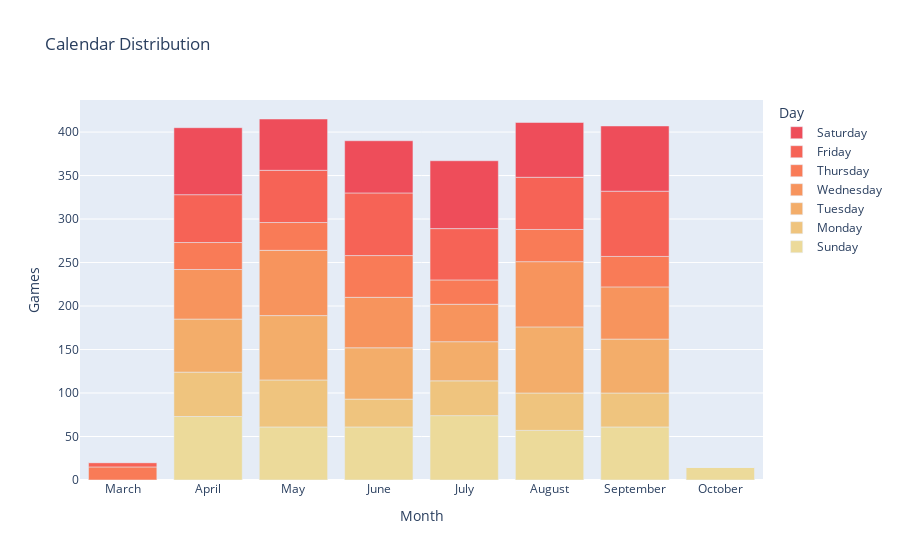

Notebook cell for this chart:
### Markdown cell above
<h5>Games per day and month</h5>

### Code cell
# Given that each game has 2 registers because each team scores are stores, count is duplicated
game_calendar = (season_up_to_date_DF[['game_date']].value_counts()//2).reset_index()
game_calendar['Month'] = game_calendar['game_date'].apply(lambda x: x.month_name())
game_calendar['Day'] = game_calendar['game_date'].apply(lambda x : x.day_name())
game_calendar.Month = pd.Categorical(game_calendar.Month, categories = ['March','April','May','June',
                                                                      'July','August','September','October'])
game_calendar.Day = pd.Categorical(game_calendar.Day, categories = ['Sunday','Monday','Tuesday','Wednesday',
                                                                  'Thursday','Friday','Saturday'])
game_calendar = game_calendar.groupby(['Month','Day'])['count'].sum().reset_index().sort_values(['Month','Day'])

fig_1 = px.bar(game_calendar, 
               x='Month', 
               y='count', 
               color='Day', 
               title='Calendar Distribution',
               labels={'count':'Games'},
               #text='count',
               color_discrete_sequence=px.colors.sequential.Oryel).update_layout(legend_traceorder="reversed")
pio.write_html(fig_1,path+'/../img_plots/fig_1.html')
fig_1.show()

### Figure 1 — Plotly figure (JSON) as saved in the notebook; plotly's stock layout.template omitted (floating-point values rounded to 4 significant figures)
{"data": [{"alignmentgroup": "True", "hovertemplate": "Day=Sunday<br>Month=%{x}<br>Games=%{y}<extra></extra>", "legendgroup": "Sunday", "marker": {"color": "rgb(236, 218, 154)", "pattern": {"shape": ""}}, "name": "Sunday", "offsetgroup": "Sunday", "orientation": "v", "showlegend": true, "textposition": "auto", "type": "bar", "x": ["March", "April", "May", "June", "July", "August", "September", "October"], "xaxis": "x", "y": [0, 73, 61, 61, 74, 57, 61, 15], "yaxis": "y"}, {"alignmentgroup": "True", "hovertemplate": "Day=Monday<br>Month=%{x}<br>Games=%{y}<extra></extra>", "legendgroup": "Monday", "marker": {"color": "rgb(239, 196, 126)", "pattern": {"shape": ""}}, "name": "Monday", "offsetgroup": "Monday", "orientation": "v", "showlegend": true, "textposition": "auto", "type": "bar", "x": ["March", "April", "May", "June", "July", "August", "September", "October"], "xaxis": "x", "y": [0, 51, 54, 32, 40, 43, 39, 0], "yaxis": "y"}, {"alignmentgroup": "True", "hovertemplate": "Day=Tuesday<br>Month=%{x}<br>Games=%{y}<extra></extra>", "legendgroup": "Tuesday", "marker": {"color": "rgb(243, 173, 106)", "pattern": {"shape": ""}}, "name": "Tuesday", "offsetgroup": "Tuesday", "orientation": "v", "showlegend": true, "textposition": "auto", "type": "bar", "x": ["March", "April", "May", "June", "July", "August", "September", "October"], "xaxis": "x", "y": [0, 61, 74, 59, 45, 76, 62, 0], "yaxis": "y"}, {"alignmentgroup": "True", "hovertemplate": "Day=Wednesday<br>Month=%{x}<br>Games=%{y}<extra></extra>", "legendgroup": "Wednesday", "marker": {"color": "rgb(247, 148, 93)", "pattern": {"shape": ""}}, "name": "Wednesday", "offsetgroup": "Wednesday", "orientation": "v", "showlegend": true, "textposition": "auto", "type": "bar", "x": ["March", "April", "May", "June", "July", "August", "September", "October"], "xaxis": "x", "y": [0, 57, 75, 58, 43, 75, 60, 0], "yaxis": "y"}, {"alignmentgroup": "True", "hovertemplate": "Day=Thursday<br>Month=%{x}<br>Games=%{y}<extra></extra>", "legendgroup": "Thursday", "marker": {"color": "rgb(249, 123, 87)", "pattern": {"shape": ""}}, "name": "Thursday", "offsetgroup": "Thursday", "orientation": "v", "showlegend": true, "textposition": "auto", "type": "bar", "x": ["March", "April", "May", "June", "July", "August", "September", "October"], "xaxis": "x", "y": [15, 31, 32, 48, 28, 37, 35, 0], "yaxis": "y"}, {"alignmentgroup": "True", "hovertemplate": "Day=Friday<br>Month=%{x}<br>Games=%{y}<extra></extra>", "legendgroup": "Friday", "marker": {"color": "rgb(246, 99, 86)", "pattern": {"shape": ""}}, "name": "Friday", "offsetgroup": "Friday", "orientation": "v", "showlegend": true, "textposition": "auto", "type": "bar", "x": ["March", "April", "May", "June", "July", "August", "September", "October"], "xaxis": "x", "y": [5, 55, 60, 72, 59, 60, 75, 0], "yaxis": "y"}, {"alignmentgroup": "True", "hovertemplate": "Day=Saturday<br>Month=%{x}<br>Games=%{y}<extra></extra>", "legendgroup": "Saturday", "marker": {"color": "rgb(238, 77, 90)", "pattern": {"shape": ""}}, "name": "Saturday", "offsetgroup": "Saturday", "orientation": "v", "showlegend": true, "textposition": "auto", "type": "bar", "x": ["March", "April", "May", "June", "July", "August", "September", "October"], "xaxis": "x", "y": [0, 77, 59, 60, 78, 63, 75, 0], "yaxis": "y"}], "layout": {"barmode": "relative", "legend": {"title": {"text": "Day"}, "tracegroupgap": 0, "traceorder": "reversed"}, "title": {"text": "Calendar Distribution"}, "xaxis": {"anchor": "y", "domain": [0, 1], "title": {"text": "Month"}}, "yaxis": {"anchor": "x", "domain": [0, 1], "title": {"text": "Games"}}}}
